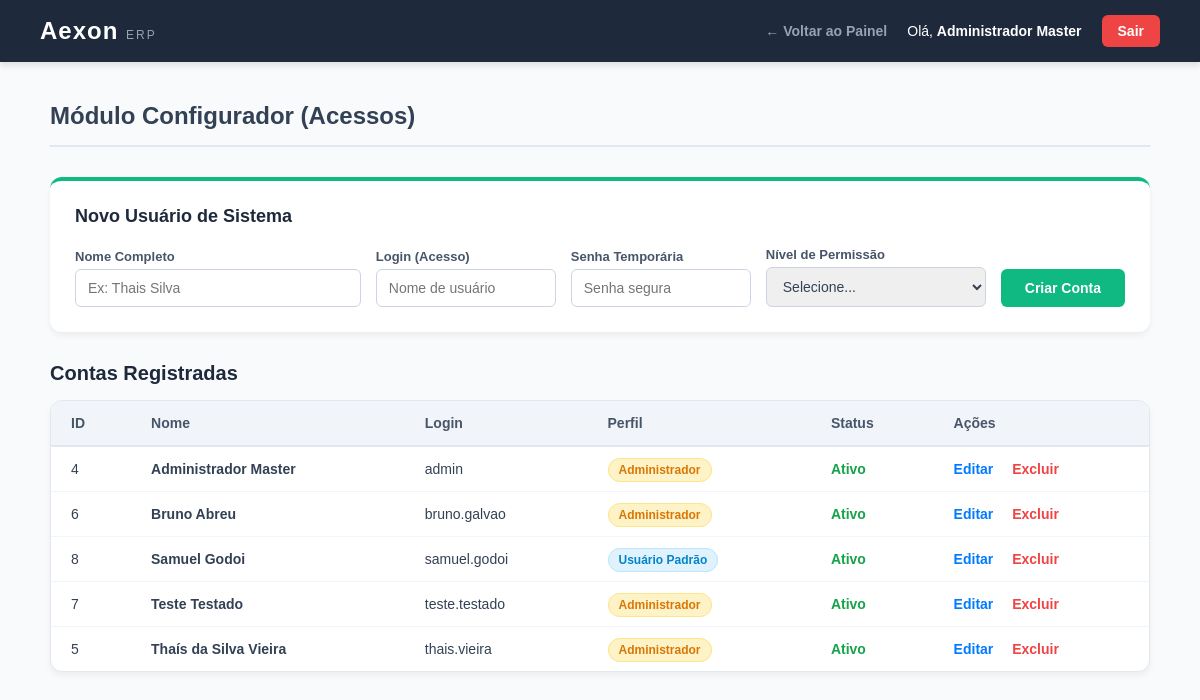
/syserp/index.php?rota=configurador (signed in), run on the app's committed database.
### tables this page shows
CREATE TABLE IF NOT EXISTS `usuarios` (
  `id` int NOT NULL AUTO_INCREMENT,
  `nome` varchar(100) NOT NULL,
  `login` varchar(50) NOT NULL,
  `senha` varchar(255) NOT NULL,
  `perfil` enum('admin','usuario') DEFAULT 'usuario',
  `ativo` tinyint(1) DEFAULT '1',
  `data_cadastro` timestamp NULL DEFAULT CURRENT_TIMESTAMP,
  PRIMARY KEY (`id`),
  UNIQUE KEY `login` (`login`)
);

### syserp/controllers/ConfiguradorController.php (called while the page is built, shortened)
<?php
require_once 'config/database.php';
require_once 'models/Usuario.php';
class ConfiguradorController {
    private $usuarioModel;
    public function __construct() {
        $database = new Database();
        $this->db = $database->getConnection();
        $this->usuarioModel = new Usuario($this->db);
    }
    public function listar() {
        $usuarios = $this->usuarioModel->lerTodos();
        require_once 'views/configurador.php';
    }
}
?>

### syserp/config/database.php (called while the page is built, shortened)
<?php
class Database {
    private $host = "localhost";
    private $db_name = "syserp";
    private $username = "root";
    private $password = "";
    public function getConnection() {
        $this->conn = null;
        try {
            $this->conn = new PDO("mysql:host=" . $this->host . ";dbname=" . $this->db_name, $this->username, $this->password);
            $this->conn->setAttribute(PDO::ATTR_ERRMODE, PDO::ERRMODE_EXCEPTION);
            $this->conn->exec("set names utf8");
        } catch(PDOException $exception) {
            echo "Erro de conexão com o banco syserp: " . $exception->getMessage();
        }
        return $this->conn;
    }
}
?>

### syserp/models/Usuario.php (called while the page is built, shortened)
<?php
class Usuario {
    private $conn;
    private $table_name = "usuarios";
    public function __construct($db) {
        $this->conn = $db;
    }
    public function lerTodos() {
        $query = "SELECT id, nome, login, perfil, ativo FROM " . $this->table_name . " ORDER BY nome ASC";
        $stmt = $this->conn->prepare($query);
        $stmt->execute();
        return $stmt->fetchAll(PDO::FETCH_ASSOC);
    }
}
?>

### syserp/views/configurador.php (the view, shortened to what this page needs)
<!DOCTYPE html>
<html lang="pt-BR">
<head>
</head>
<body>
    <div class="navbar">
        <div class="navbar-brand">
            Aexon <span>ERP</span>
        </div>
        <div class="user-info">
            <a href="index.php?rota=dashboard" class="btn-nav-voltar">← Voltar ao Painel</a>
            <span>Olá, <strong><?= $_SESSION['usuario_nome'] ?></strong></span>
            <a href="index.php?rota=sair" class="logout-btn">Sair</a>
        </div>
    </div>
    <div class="container">
        <div class="page-header">
            <h2>Módulo Configurador (Acessos)</h2>
        </div>
        <div class="card-panel">
            <h3>Novo Usuário de Sistema</h3>
            <form action="index.php?rota=configurador" method="POST">
                <div class="form-group" style="flex: 1;">
                    <label>Nome Completo</label>
                    <input type="text" name="nome" placeholder="Ex: Thais Silva" required style="width: 100%;">
                </div>
                <div class="form-group">
                    <label>Login (Acesso)</label>
                    <input type="text" name="login" placeholder="Nome de usuário" required style="width: 180px;">
                </div>
                <div class="form-group">
                    <label>Senha Temporária</label>
                    <input type="password" name="senha" placeholder="Senha segura" required style="width: 180px;">
                </div>
                <div class="form-group">
                    <label>Nível de Permissão</label>
                    <select name="perfil" required style="width: 220px;">
                        <option value="" disabled selected>Selecione...</option>
                    </select>
                </div>
                <button type="submit">Criar Conta</button>
            </form>
        </div>
        <h2 class="table-title">Contas Registradas</h2>
        <div class="table-responsive">
            <table>
                <thead>
                    <tr>
                        <th>ID</th>
                        <th>Nome</th>
                        <th>Login</th>
                        <th>Perfil</th>
                        <th>Status</th>
                        <th>Ações</th>
                    </tr>
                </thead>
                <tbody>
                    <?php foreach($usuarios as $user): ?>
                    <tr>
                        <td><?= $user['id'] ?></td>
                        <td><strong><?= $user['nome'] ?></strong></td>
                        <td><?= $user['login'] ?></td>
                        <td>
                            <?php if($user['perfil'] === 'admin'): ?>
                                <span class="badge-admin">Administrador</span>
                            <?php else: ?>
                                <span class="badge-user">Usuário Padrão</span>
                            <?php endif; ?>
                        </td>
                        <td>
                            <?php if($user['ativo'] == 1): ?>
                                <span class="status-ativo">Ativo</span>
                            <?php else: ?>
                                <span class="status-inativo">Bloqueado</span>
                            <?php endif; ?>
                        </td>
                        <td>
                            <a href="index.php?rota=configurador&acao=editar&id=<?= $user['id'] ?>" class="btn-edit">Editar</a>
                            <a href="index.php?rota=configurador&acao=excluir&id=<?= $user['id'] ?>" onclick="return confirm('Tem certeza que deseja bloquear o acesso de <?= $user['nome'] ?>?');" class="btn-delete">Excluir</a>
                        </td>
                    </tr>
                    <?php endforeach; ?>
                </tbody>
            </table>
        </div>
    </div>
</body>
</html>

### syserp/views/configurador.php (style rules this page uses)
body { font-family: Arial, sans-serif; background-color: #f8fafc; margin: 0; padding: 0; }
.navbar { background-color: #1e293b; color: white; padding: 15px 40px; display: flex; justify-content: space-between; align-items: center; box-shadow: 0 4px 6px rgba(0,0,0,0.1); }
.navbar-brand { font-size: 24px; font-weight: bold; letter-spacing: 1px; }
.navbar-brand span { font-size: 12px; color: #94a3b8; font-weight: normal; text-transform: uppercase; letter-spacing: 2px; }
.user-info { display: flex; align-items: center; gap: 20px; font-size: 14px; }
.btn-nav-voltar { color: #94a3b8; text-decoration: none; font-weight: bold; transition: color 0.2s; }
.logout-btn { background: #ef4444; color: white; padding: 8px 16px; text-decoration: none; border-radius: 6px; font-weight: bold; transition: background 0.2s; }
.container { padding: 40px; max-width: 1100px; margin: 0 auto; }
.page-header { margin-bottom: 30px; border-bottom: 2px solid #e2e8f0; padding-bottom: 15px; }
.page-header h2 { color: #334155; margin: 0; font-size: 24px; }
.card-panel { background: white; padding: 25px; border-radius: 12px; box-shadow: 0 4px 6px rgba(0, 0, 0, 0.05); margin-bottom: 30px; border-top: 4px solid #10b981; }
.card-panel h3 { margin-top: 0; margin-bottom: 20px; color: #1e293b; font-size: 18px; }
form { display: flex; gap: 15px; flex-wrap: wrap; align-items: flex-end; }
.form-group { display: flex; flex-direction: column; gap: 5px; }
.form-group label { font-size: 13px; font-weight: bold; color: #475569; }
input, select { padding: 10px 12px; border: 1px solid #cbd5e1; border-radius: 6px; font-family: inherit; font-size: 14px; color: #334155; box-sizing: border-box; transition: all 0.2s; }
button { padding: 11px 24px; background: #10b981; color: white; border: none; border-radius: 6px; cursor: pointer; font-weight: bold; font-family: inherit; font-size: 14px; transition: background 0.2s; }
.table-title { color: #1e293b; font-size: 20px; margin-bottom: 15px; }
.table-responsive { background: white; border-radius: 12px; box-shadow: 0 4px 6px rgba(0, 0, 0, 0.05); overflow: hidden; border: 1px solid #e2e8f0; }
table { border-collapse: collapse; width: 100%; margin: 0; }
th, td { padding: 14px 20px; text-align: left; font-size: 14px; }
th { background-color: #f1f5f9; color: #475569; font-weight: bold; border-bottom: 2px solid #e2e8f0; }
td { border-bottom: 1px solid #f1f5f9; color: #334155; }
tr:last-child td { border-bottom: none; }
.badge-admin { background: #fef3c7; color: #d97706; padding: 4px 10px; border-radius: 12px; font-size: 12px; font-weight: bold; border: 1px solid #fde68a; }
.badge-user { background: #e0f2fe; color: #0284c7; padding: 4px 10px; border-radius: 12px; font-size: 12px; font-weight: bold; border: 1px solid #bae6fd; }
.status-ativo { color: #16a34a; font-weight: bold; }
.btn-edit { color: #007BFF; text-decoration: none; font-weight: bold; margin-right: 15px; }
.btn-delete { color: #ef4444; text-decoration: none; font-weight: bold; }

### data on the page
usuarios: id "4", nome "Administrador Master", login "admin", perfil "Administrador", ativo "Ativo"
usuarios: id "6", nome "Bruno Abreu", login "bruno.galvao", perfil "Administrador", ativo "Ativo"
usuarios: id "8", nome "Samuel Godoi", login "samuel.godoi", perfil "Usuário Padrão", ativo "Ativo"
usuarios: id "7", nome "Teste Testado", login "teste.testado", perfil "Administrador", ativo "Ativo"
usuarios: id "5", nome "Thaís da Silva Vieira", login "thais.vieira", perfil "Administrador", ativo "Ativo"

### other printed values
$_SESSION['usuario_nome'] "Administrador Master"
